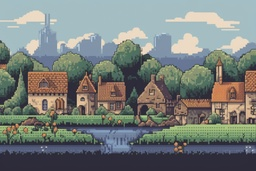
#> input picture 8-bit-graphics-pixels-scene-with-village.jpg, 256 x 171 px, shrunk from 4032 x 2688 before the run
$ python copy.py
#> lines starting #> are read from the running program, lines starting #| are printed output that depends on the picture
from PIL import Image
import numpy as np

#load the input image
img = Image.open("8-bit-graphics-pixels-scene-with-village.jpg")
#> img is the input picture: PIL image 256x171 RGB; mean R, G, B 119.6, 125.7, 122.2
#load direct access to the pixels at each container
pixels = img.load()

#get the widht and the height of the image
width, height = img.size
#> width = 256; height = 171
#create an empty grey scale container each pixel will store a value from 0 -255
greyScaleImage = Image.new("L", (width, height))
#> greyScaleImage: PIL image 256x171 L; every value is 0
#get direct access to each pixel in the empty container
greyPixels = greyScaleImage.load()
#travers throgh every pixel in the image
for x in range(width):
    for y in range(height):
        #unpack the values rgb value at each cordinate in the image
        r, g, b = pixels[x,y]
        #us the luminance formula to calculate the brightness value
        greyValue = int(0.299 * r + 0.587 * g + 0.114 * b)
        #assign the intensity to every pixel in grey scal image
        greyPixels[x,y] = greyValue

img.show()
greyScaleImage.show()
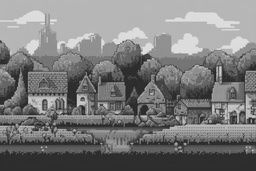
#> shown: PIL image 256x171 L; min 29, max 236, mean 123

# part 2

def addNoise(image, sigma):
    imgArray = np.array(image, dtype=np.float32)
    n = np.random.normal(0, sigma, imgArray.shape)

    noisyImage = np.clip(imgArray + n, 0 , 255)

    noisyImage = noisyImage.astype(np.uint8)

    return Image.fromarray(noisyImage, mode="L")

sigmas = [1, 10, 30, 50]
for s in sigmas:
    noisy = addNoise(greyScaleImage, s)
    noisy.show()
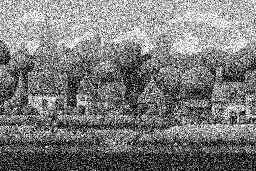
#> noisy: PIL image 256x171 L; min 0, max 255, mean 123.3

#part 3
def addSaltAndPepper(image, noisePercentage):
#> called with noisePercentage = 0.1
    imgArray = np.array(image, dtype=np.uint8)
    output = np.copy(imgArray)

    totalPixels = imgArray.size
#> totalPixels = 43776

    numNosie = int(totalPixels * noisePercentage)
#> numNosie = 4377

    #generate random cordinates for salt and pepper
    coordinates = [(np.random.randint(0, height -1), np.random.randint(0, width -1)) for _ in range(numNosie)]

    #split in half
    half = numNosie // 2
#> half = 2188
    saltCoordinates = coordinates[:half]
    pepperCoordinates = coordinates[half:]

    #apply
    [output.__setitem__(coord, 255) for coord in saltCoordinates]
    [output.__setitem__(coord, 0) for coord in pepperCoordinates]

    return Image.fromarray(output, mode="L")

noisy10 = addSaltAndPepper(greyScaleImage, 0.10)
noisy30 = addSaltAndPepper(greyScaleImage, 0.30)
#> in addNoise (call 5), `noisyImage = np.clip(imgArray + n, 0 , 255)`:
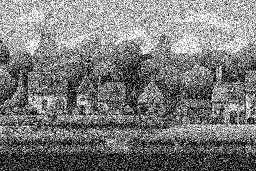
#> noisyImage: shape (171, 256) float64; min 0, max 255, mean 123.1

noisy10.show()
noisy30.show()

#part 4
def boxFilter(image, kernalSize=3):
#> called with kernalSize = 3
    imgArray = np.array(image, dtype=np.float32)
    pad = kernalSize // 2
    padded = np.pad(imgArray, pad, mode='edge')
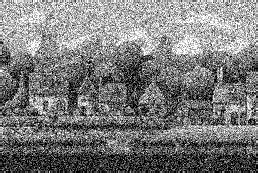
#> padded: shape (173, 258) float32; min 0, max 255, mean 122.5
    output = np.zeros_like(imgArray, dtype=np.float32)

    for i in range(imgArray.shape[0]):
        for j in range(imgArray.shape[1]):
            region = padded[i:i+kernalSize, j:j+kernalSize]
            output[i, j] = np.mean(region)

    return Image.fromarray(output.astype(np.uint8))


def medianFilter(image, kernalSize=3):
#> called with kernalSize = 3
    imgArray = np.array(image, dtype=np.float32)
    pad = kernalSize // 2
    padded = np.pad(imgArray, pad, mode='edge')
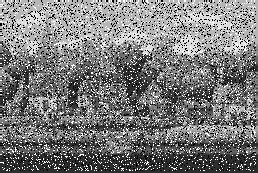
#> padded: shape (173, 258) float32; min 0, max 255, mean 121.4
    output = np.zeros_like(imgArray, dtype=np.float32)

    for i in range(imgArray.shape[0]):
        for j in range(imgArray.shape[1]):
            region = padded[i:i+kernalSize, j:j+kernalSize]
            output[i, j] = np.median(region)

    return Image.fromarray(output.astype(np.uint8))


def gaussianFiliter(image, kernalSize=3, sigma=1):
#> called with kernalSize = 3, sigma = 1
    imgArray = np.array(image, dtype=np.float32)
    pad = kernalSize // 2
    padded = np.pad(imgArray, pad, mode='edge')
    output = np.zeros_like(imgArray, dtype=np.float32)

    # Build the Gaussian kernel
    k = kernalSize // 2
    x, y = np.mgrid[-k:k+1, -k:k+1]
    gaussianKernal = (1 / (2 * np.pi * sigma**2)) * np.exp(-(x**2 + y**2) / (2 * sigma**2))
    gaussianKernal /= np.sum(gaussianKernal)

    # Apply kernel
    for i in range(imgArray.shape[0]):
        for j in range(imgArray.shape[1]):
            region = padded[i:i+kernalSize, j:j+kernalSize]
            output[i, j] = np.sum(region * gaussianKernal)

    return Image.fromarray(output.astype(np.uint8))

# ----------------------------
# Apply filters directly to your noisy images
# ----------------------------

noisyGaussian = addNoise(greyScaleImage, 50)
noisySP = addSaltAndPepper(greyScaleImage, 0.3)

# Apply filters
noisBoxFiltered = boxFilter(noisyGaussian)
noiseMedianFiltered = medianFilter(noisySP)
noiseGaussianFiltered = gaussianFiliter(noisyGaussian, sigma=1)

spBoxFiltered = boxFilter(noisySP)
#> call 2 of boxFilter, with kernalSize = 3
#> after the loop in boxFilter (call 2), `for i in range(imgArray.shape[0]):`:
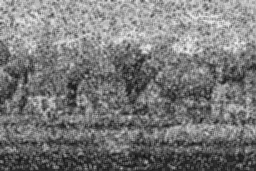
#> output: shape (171, 256) float32; min 15.11, max 236, mean 121.6
spMedianFiltered = medianFilter(noisySP)
spGaussianFiltered = gaussianFiliter(noisySP, sigma=1)
#> call 2 of gaussianFiliter, with kernalSize = 3, sigma = 1
#> after the loop in gaussianFiliter (call 2), `for i in range(imgArray.shape[0]):`:
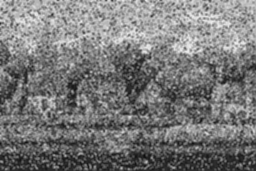
#> output: shape (171, 256) float32; min 13.75, max 237, mean 121.6

noisBoxFiltered.show()
noiseMedianFiltered.show()
noiseGaussianFiltered.show()

spBoxFiltered.show()
spMedianFiltered.show()
spGaussianFiltered.show()
